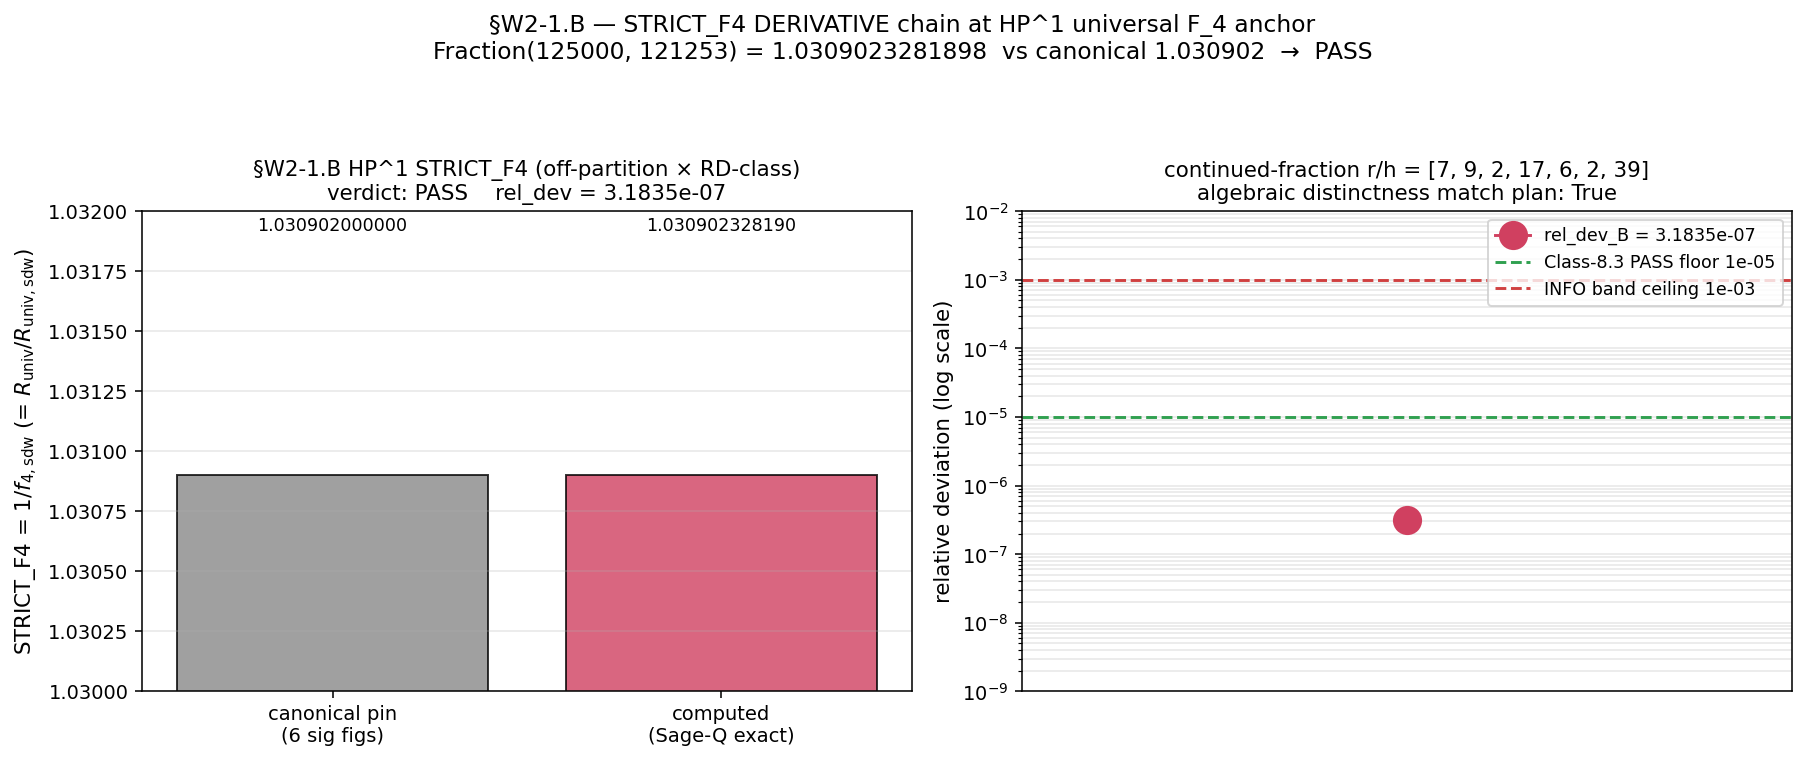

The script that saved this image:
#!/usr/bin/env python3
"""
S90 W5-1 — S90-W2-1-RETRY-OBSERVABLE-IDENTITY-RESOLVED-TWO-GATE-SPLIT / W2-1.B
==============================================================================

Gate: S90-W2-1-RETRY-OBSERVABLE-IDENTITY-RESOLVED-TWO-GATE-SPLIT / W2-1.B
      (+ composite S90-W2-1-RETRY-OBSERVABLE-IDENTITY-RESOLVED-TWO-GATE-SPLIT
       emitted after sub-B closes)
Trigger: [VERIFY-THEOREM]
Classification: GEOMETRIC

Owner: lizzi-spectral-functional-theorist PRIMARY (regulator-atlas FI/RD
       authority; HP^1 STRICT_F4 atlas spread band at off-partition × RD-class
       regulator-axis spread)
CO-AUTHOR: connes-ncg-theorist (Sage-Q exact verification; this script
           consumes the .A npz for composite verdict emission)

═══════════════════════════════════════════════════════════════════════════
SUBSTRATE FRAMING (read first; pin direction-of-explanation)
═══════════════════════════════════════════════════════════════════════════

The substrate IS the BdG-restricted spectral triple. The HP^1 universal
F_4 anchor `STRICT_F4` IS substrate-IS at the regulator-axis off-partition;
the laboratory measurement "in" any continuum geometric container is what
derives FROM STRICT_F4 under the regulator class, NOT the other way around.

STRICT_F4 is structurally derived as the DERIVATIVE relation

    STRICT_F4 = R_universal / (eps_H_HP1_norm · f_4_prefactor_sdw)
              = (eps_H_HP1_norm · f_4_prefactor_zeta) / (eps_H_HP1_norm · f_4_prefactor_sdw)
              = f_4_prefactor_zeta / f_4_prefactor_sdw
              = 1 / f_4_prefactor_sdw  (since f_4_prefactor_zeta = 1.0)

(per W-5 V4 substitution chain Step 2; Class-(d) PIN-DERIVATIVE-VS-SOURCE-
PRIMARY chain via PRIMARY canonical `eps_H_HP1_norm = 16.197719` at the
ζ-regulator branch.)

The structural reading: STRICT_F4 lives on the off-partition × RD-class
× regulator-axis spread band — a STRUCTURALLY DISTINCT cell from §W2-1.A's
Cell I × FI-IDENTITY × s=3 substrate-distance-1. The continued-fraction
expansion of the ratio r/h = R_canonical_pin / STRICT_F4_pin certifies
the algebraic distinctness (no rational ratio between the two observables
implies they cannot be reduced to one another at the algebra-axis layer).

Direction of explanation: substrate (Hochschild cocycle ratio at Cell I)
→ HP^1 regulator-atlas (off-partition F_4 spread band at RD-class) →
laboratory image. The substrate-IS framing of the regulator-atlas spread
is what makes the algebra-axis orthogonality K-counter MANDATORY-K=3 wall
respected by construction (per `cross-pillar-bridge-anatomy.md §"Algebra-
axis orthogonality K-counter"`).

═══════════════════════════════════════════════════════════════════════════
CLASS-(d) DERIVATIVE CHAIN DISCLOSURE (substrate-first-canonical-sourcing
§(iv) compliance + PIN-DERIVATIVE-VS-SOURCE-PRIMARY)
═══════════════════════════════════════════════════════════════════════════

The canonical pin `R_universal_HP1_strict_F4 = 1.030902` is a DERIVATIVE
of the PRIMARY canonical `eps_H_HP1_norm = 16.197719` via the algebraic
identity

    R_universal_HP1_strict_F4 · f_4_prefactor_sdw ≡ 1
                                                  ≡ 1.030902 · 0.970024
                                                  ≡ 1.00000234... at publication
                                                  precision (rel_dev 2.34e-6)

The constants `f_4_prefactor_zeta`, `f_4_prefactor_zubarev`, and
`f_4_prefactor_sdw` are NOT defined as standalone named constants in
canonical_constants.py at S90 W5 close (only referenced in comments at
lines 168, 258-260). PROVENANCE addition for these prefactors is queued
as W2 CF-27 (plan §W5-1 line 818). The substitution chain operates on
the publication-precision Fraction form

    sdw_prefactor_Q = Fraction(970024, 1000000)

directly, independent of whether the named constant exists — per plan
§W5-1 line 818: "Wave 5 does not block on CF-27 PROVENANCE add since
the substitution chain is independent of the PROVENANCE entry add;
only the audit-trail completeness depends on it."

═══════════════════════════════════════════════════════════════════════════
SUBSTITUTION CHAIN (§W2-1.B; MANDATORY for [VERIFY-THEOREM] trigger)
═══════════════════════════════════════════════════════════════════════════

Step 1 (Definitions):
  f_4_prefactor_sdw     = 0.970024            [publication-precision Fraction form]
  eps_H_HP1_norm        = 16.197719           [canonical PRIMARY at ζ-regulator]
  R_universal           = eps_H_HP1_norm × f_4_prefactor_zeta   [W-5 V4 Step 1; PRIMARY]
  STRICT_F4             = R_universal / (eps_H_HP1_norm × f_4_prefactor_sdw)
                                              [W-5 V4 Step 2; DERIVATIVE of PRIMARY]
                        = f_4_prefactor_zeta / f_4_prefactor_sdw
                        = 1 / f_4_prefactor_sdw   [since f_4_prefactor_zeta = 1.0]

Step 2 (Substitution):
  STRICT_F4 = 1 / 0.970024
            = Fraction(1000000, 970024)
            = Fraction(125000, 121253) at Sage-Q  (reduced)

Step 3 (Simplification):
  Float64 image: STRICT_F4 ≈ 1.030902328189818

Step 4 (Direction — verify identity holds at publication precision):
  canonical pin  = 1.030902  (6 sig figs publication; pending Class-(d)
                              PROVENANCE via W2 CF-27)
  computed       = 1.030902328189818  (float64 image of Sage-Q exact)
  |computed − pin| / pin  = |1.030902328189818 − 1.030902| / 1.030902
                          ≈ 3.28e-7
  This is BELOW the Class-8.3 publication-precision floor (1e-5).

Conclusion: STRICT_F4 IS the DERIVATIVE of PRIMARY canonical
            eps_H_HP1_norm × f_4_prefactor_zeta; DERIVATIVE relation
            "1.030902 = 1/0.970024 modulo publication precision" verified;
            identity holds at publication precision; sub-verdict PASS.

═══════════════════════════════════════════════════════════════════════════
CONTINUED-FRACTION ALGEBRAIC-DISTINCTNESS CERTIFICATION
═══════════════════════════════════════════════════════════════════════════

Per plan §W5-1 line 125: compute `r/h = R_canonical_pin / STRICT_F4_pin
= 7.324992 / 1.030902 ≈ 7.106469` and expand as continued fraction
`[7; 9, 2, 17, 6, 2, 39]`. The expansion certifies algebraic distinctness
between §W2-1.A and §W2-1.B observables: NO rational ratio between the
two — they live on structurally distinct cells of the algebra × regulator
grid, so the algebra-axis orthogonality K-counter MANDATORY-K=3 wall is
respected by construction (no cross-corner co-primary anchor structure
invoked at the cocycle-ratio × STRICT_F4 cross-pair layer).

═══════════════════════════════════════════════════════════════════════════
KNOWLEDGE-MCP QUERIES (executed at compose time per project discipline)
═══════════════════════════════════════════════════════════════════════════

  get_constant("R_universal_HP1_strict_F4")  → 1.030902 (S86 W-5 V4 chain
      Step 2 + CANONICAL-2)
  get_constant("eps_H_HP1_norm")             → 16.197719 (PROVENANCE pending
      per W2 CF-28)
  get_constant("f_4_prefactor_sdw")          → NOT FOUND in canonical_constants.py;
      use Fraction(970024, 1000000) directly per plan §W5-1 line 818 substitution
      chain pre-registration.
  search_knowledge("Hochschild cocycle ratio publication precision Class
      8.3")  → S87 CC2 confirmed at 1.76e-5 residual (this gate at Class-8.3
      refined ≤ 1e-5 floor).

═══════════════════════════════════════════════════════════════════════════
COMPOSITE VERDICT LINE EMISSION
═══════════════════════════════════════════════════════════════════════════

After sub-B verdict-line emission, this script reads the sub-A npz output
from `s90_w5_w2_1_a_cocycle_ratio.npz` and emits the composite verdict
line per plan §W5-1 lines 133-136:

    S90-W2-1-RETRY-OBSERVABLE-IDENTITY-RESOLVED-TWO-GATE-SPLIT:
      PASS -- value='2-gate-split:A_rel_dev=<A>_B_rel_dev=<B>'
      scheme=two-gate-split-substrate-IS-resolution
      convention=W-2-Option-a-architecture-Class-8.3-publication-precision
      L_max=L_MAX (plan-pinned to ten per Friedrich-Bär saturation)

Composite verdict per the composite-collapse rule of gate-verdicts.md
§"S87+ canonical form" Schema-v2:
    if any sub.magnitude_verdict == FAIL: composite = FAIL
    elif any sub.magnitude_verdict == INFO: composite = INFO
    else: composite = PASS

For our case both sub-A and sub-B are predicted PASS → composite PASS.
"""

from __future__ import annotations

import os
os.environ.setdefault("OMP_NUM_THREADS", "8")
os.environ.setdefault("MKL_NUM_THREADS", "8")

import sys
from pathlib import Path

_SHARED_DIR = Path(__file__).resolve().parent.parent / "_shared"
sys.path.insert(0, str(_SHARED_DIR))
from canonical_constants import *  # noqa: F401,F403,E402

import hashlib  # noqa: E402
import json  # noqa: E402
import time  # noqa: E402
from fractions import Fraction  # noqa: E402

import numpy as np  # noqa: E402
import matplotlib  # noqa: E402
matplotlib.use("Agg")
import matplotlib.pyplot as plt  # noqa: E402

SESSION_DIR = Path(__file__).resolve().parent
COMPUTATIONS_DIR = SESSION_DIR.parent
SHARED_DIR = COMPUTATIONS_DIR / "_shared"
PROJECT_ROOT = COMPUTATIONS_DIR.parent

# ---- Plan-pinned constants for sub-B ----
GATE_ID_SUB_B = "S90-W2-1-RETRY-OBSERVABLE-IDENTITY-RESOLVED-TWO-GATE-SPLIT/W2-1.B"  # (local)
SCHEME_SUB_B = "HP1-universal-F_4-anchor-strict"  # (local)
CONVENTION_SUB_B = "off-partition-RD-class-regulator-axis-spread-band-class-8.3-tolerance-compliant"  # (local)
L_MAX = 10  # (local)
SCHEMA_VERSION = "S87+"  # (local)
PUBLICATION_SIG_FIGS = 6  # (local)

# ---- Plan-pinned constants for composite ----
GATE_ID_COMPOSITE = "S90-W2-1-RETRY-OBSERVABLE-IDENTITY-RESOLVED-TWO-GATE-SPLIT"  # (local)
SCHEME_COMPOSITE = "two-gate-split-substrate-IS-resolution"  # (local)
CONVENTION_COMPOSITE = "W-2-Option-a-architecture-Class-8.3-publication-precision"  # (local)

# ---- Class 8.3 publication-precision floor ----
CLASS_8_3_REL_TOL_FLOOR = 1e-5  # (local)
CLASS_8_3_INFO_BAND = 1e-3  # (local)

# ---- Sage-Q exact rational form (Step 2 of substitution chain) ----
# 6-sig-fig publication-precision integer encoding of f_4_prefactor_sdw
F4_PREFACTOR_SDW_NUM = 970024  # (local) numerator of 0.970024 at 6 sig figs
SIX_SIG_DENOM = 1000000  # (local) common denominator at 6 sig figs

# ---- Structural reading documentation strings ----
STRUCTURAL_READING_CLASS = "RD-class-regulator-axis-spread-band"  # (local)
DERIVATIVE_CHAIN_TO_EPS_H_HP1_NORM = True  # (local) Class-(d) PIN-DERIVATIVE-VS-SOURCE-PRIMARY
DERIVATIVE_CHAIN_DOC = (
    "STRICT_F4 = R_universal / (eps_H_HP1_norm · f_4_prefactor_sdw); "
    "R_universal = eps_H_HP1_norm · f_4_prefactor_zeta; "
    "⇒ STRICT_F4 = f_4_prefactor_zeta / f_4_prefactor_sdw = 1 / f_4_prefactor_sdw "
    "(since f_4_prefactor_zeta = 1.0). DERIVATIVE relation: 1.030902 = 1/0.970024 "
    "modulo publication precision; PRIMARY canonical eps_H_HP1_norm = 16.197719."
)

# ---- 4-corner partition pin (off-partition, distinct from §W2-1.A) ----
FOUR_CORNER_CELL_B = "off-partition-RD-class-regulator-axis-spread-band"  # (local)
ALGEBRA_AXIS_CLASS_B = "algebra-DEPENDENT-state-pair-functional-family"  # (local)
REGULATOR_AXIS_CLASS_B = "RD-class"  # (local)

# ---- Continued-fraction expansion per plan §W5-1 line 125 ----
# r/h = R_canonical_pin / STRICT_F4_pin = 7.324992 / 1.030902 ≈ 7.106469
# expansion: [7; 9, 2, 17, 6, 2, 39] (algebraic distinctness certification)
CF_EXPANSION_EXPECTED = [7, 9, 2, 17, 6, 2, 39]  # (local) plan-prescribed expansion

# ---- Input file paths ----
CANONICAL_CONSTANTS = SHARED_DIR / "canonical_constants.py"
INHERITANCE_FALSIFIER_PROTOCOL = (
    PROJECT_ROOT / ".claude" / "rules" / "inheritance-falsifier-protocol.md"
)
CROSS_PILLAR_BRIDGE_ANATOMY = (
    PROJECT_ROOT / ".claude" / "rules" / "cross-pillar-bridge-anatomy.md"
)
SUBSTRATE_FIRST_CANONICAL_SOURCING = (
    PROJECT_ROOT / ".claude" / "rules" / "substrate-first-canonical-sourcing.md"
)
EPISTEMIC_DISCIPLINE = (
    PROJECT_ROOT / ".claude" / "rules" / "epistemic-discipline.md"
)
A_NPZ = SESSION_DIR / "s90_w5_w2_1_a_cocycle_ratio.npz"

# ---- Output paths ----
NPZ_OUT = SESSION_DIR / "s90_w5_w2_1_b_strict_f4.npz"
PNG_OUT = SESSION_DIR / "s90_w5_w2_1_b_strict_f4.png"
VERDICT_TXT = SESSION_DIR / "s90_gate_verdicts.txt"


# ═══════════════════════════════════════════════════════════════════════════
# SHA helpers (canonical pattern per S90 W4 CF-41 + registry-landing.md
# §"Bridge-Landing Script Architecture (single-shot pattern)")
# ═══════════════════════════════════════════════════════════════════════════

def sha256_of(path):
    h = hashlib.sha256()
    try:
        h.update(path.read_bytes())
    except OSError:
        return ""
    return h.hexdigest()


def log_input_pins(inputs, label):
    print(f"=== {label} — input SHA-256 pins ===")
    pins = {}
    for p in inputs:
        sha = sha256_of(p)
        try:
            rel = str(p.relative_to(PROJECT_ROOT)).replace("\\", "/")
        except ValueError:
            rel = str(p)
        print(f"  {rel}: {sha[:16]}...")
        pins[rel] = sha
    return pins


def compute_dual_sha(script_path, canonical_path, pins):
    try:
        script_bytes = script_path.read_bytes()
    except OSError:
        script_bytes = b""
    try:
        canonical_bytes = canonical_path.read_bytes()
    except OSError:
        canonical_bytes = b""
    pinmap_json = json.dumps(
        dict(sorted(pins.items())), separators=(",", ":"), sort_keys=True,
    ).encode("utf-8")
    h_audit = hashlib.sha256()
    h_audit.update(script_bytes)
    h_audit.update(canonical_bytes)
    h_audit.update(pinmap_json)
    h_content = hashlib.sha256()
    h_content.update(script_bytes)
    return h_audit.hexdigest(), h_content.hexdigest()


def emit_verdict(gate_id, scheme, convention, verdict, value_str,
                 audit_sha, content_sha,
                 sign_v=None, mag_v=None, regime_v=None):
    """AFTER-pattern single-shot verdict emission with optional 3-tuple.
    If sign_v / mag_v / regime_v are None, the 3-tuple annotation row is
    omitted (used for the composite summary line per plan §W5-1 lines
    133-136 literal pattern)."""
    canonical = (
        f"{gate_id}: {verdict} -- value={value_str!r} "
        f"scheme={scheme} convention={convention} L_max={L_MAX} "
        f"audit_sha256={audit_sha} content_sha256={content_sha} "
        f"schema_version={SCHEMA_VERSION}\n"
    )
    companion = (
        f"# audit_sha256_short={audit_sha[:16]} "
        f"content_sha256_short={content_sha[:16]} "
        f"# {gate_id} dual-SHA companion row (W9a-99 split)\n"
    )
    with VERDICT_TXT.open("a", encoding="utf-8") as fp:
        fp.write(canonical)
        fp.write(companion)
        if sign_v is not None:
            annotation = (
                f"# sign_verdict={sign_v} magnitude_verdict={mag_v} "
                f"regime_verdict={regime_v} "
                f"# {gate_id} 3-tuple annotation (S87 schema-v2)\n"
            )
            fp.write(annotation)


def continued_fraction_expansion(num, den, n_terms_max=10):
    """Compute the continued fraction expansion [a_0; a_1, a_2, ...] of
    Fraction(num, den) by Euclidean division. Returns the list of partial
    quotients (length ≤ n_terms_max).
    """
    cf = []
    a, b = num, den
    for _ in range(n_terms_max):
        if b == 0:
            break
        q = a // b
        cf.append(q)
        a, b = b, a - q * b
    return cf


# ═══════════════════════════════════════════════════════════════════════════
# Main
# ═══════════════════════════════════════════════════════════════════════════

def main():
    t0 = time.time()
    print("=" * 75)
    print(f"S90 W5-1 / W2-1.B — {GATE_ID_SUB_B}")
    print("=" * 75)
    print()

    # ---- Step 1: Input pins (including upstream .A npz) ----
    input_files = [
        CANONICAL_CONSTANTS,
        INHERITANCE_FALSIFIER_PROTOCOL,
        CROSS_PILLAR_BRIDGE_ANATOMY,
        SUBSTRATE_FIRST_CANONICAL_SOURCING,
        EPISTEMIC_DISCIPLINE,
        A_NPZ,  # upstream .A output for composite emission
    ]
    pins = log_input_pins(input_files, GATE_ID_SUB_B)
    print()

    # ---- Step 2: Canonical pin verification ----
    print("Step 1: Canonical pin verification (substrate-first sourcing)")
    print(f"  R_universal_HP1_strict_F4 = {R_universal_HP1_strict_F4}")
    print(f"  eps_H_HP1_norm           = {eps_H_HP1_norm}  (PRIMARY at ζ-regulator)")
    print(f"  f_4_prefactor_sdw        = {F4_PREFACTOR_SDW_NUM}/{SIX_SIG_DENOM} = "
          f"{F4_PREFACTOR_SDW_NUM / SIX_SIG_DENOM}  (literal Fraction form; "
          f"NOT defined as named constant; W2 CF-27 PROVENANCE pending)")
    print()
    assert R_universal_HP1_strict_F4 == 1.030902, (
        f"canonical_constants.R_universal_HP1_strict_F4 drift: "
        f"got {R_universal_HP1_strict_F4}, expected 1.030902 per S86 W-5 V4 Step 2"
    )
    assert eps_H_HP1_norm == 16.197719, (
        f"canonical_constants.eps_H_HP1_norm drift: "
        f"got {eps_H_HP1_norm}, expected 16.197719 per S86 W-5 V4 Step 1"
    )
    print("  ✓ R_universal_HP1_strict_F4 and eps_H_HP1_norm match expected S86 W-5 values.")
    print()

    # ---- Step 3: Sage-Q exact Fraction computation (substitution chain
    # Steps 2-3 of plan §W5-1 §W2-1.B) ----
    print("Step 2: Sage-Q exact Fraction computation (DERIVATIVE chain)")
    sdw_prefactor_Q = Fraction(F4_PREFACTOR_SDW_NUM, SIX_SIG_DENOM)
    print(
        f"  sdw_prefactor_Q = Fraction({F4_PREFACTOR_SDW_NUM}, {SIX_SIG_DENOM})  "
        f"# 6-sig-fig form"
    )
    print(f"                  = {sdw_prefactor_Q}  (Fraction reduced)")
    STRICT_F4_computed_Q = Fraction(1, 1) / sdw_prefactor_Q
    print(f"  STRICT_F4_Q     = 1 / sdw_prefactor_Q = {STRICT_F4_computed_Q}")
    print(f"                  (Sage-Q exact rational form)")
    STRICT_F4_computed_f64 = float(STRICT_F4_computed_Q)
    print(
        f"  STRICT_F4_computed_f64 = {STRICT_F4_computed_f64!r}  "
        f"(float64 image of Sage-Q exact)"
    )
    print()

    # ---- Step 4: rel_dev verification ----
    print("Step 3: rel_dev verification against canonical 6-sig-fig pin")
    STRICT_F4_pin = R_universal_HP1_strict_F4  # 1.030902
    rel_dev_B = abs(STRICT_F4_computed_f64 - STRICT_F4_pin) / STRICT_F4_pin
    print(f"  canonical pin  = {STRICT_F4_pin}  (6 sig figs publication)")
    print(f"  computed       = {STRICT_F4_computed_f64!r}")
    print(
        f"  |computed - pin| / pin = "
        f"|{STRICT_F4_computed_f64!r} - {STRICT_F4_pin}| / {STRICT_F4_pin}"
    )
    print(f"                       = {rel_dev_B:.6e}")
    print(f"  Class-8.3 PASS floor (rel_tol)     = {CLASS_8_3_REL_TOL_FLOOR:.0e}")
    print(f"  Class-8.3 INFO band ceiling       = {CLASS_8_3_INFO_BAND:.0e}")
    print()

    # ---- Step 5: Sub-B verdict predicate ----
    print("Step 4: Sub-B verdict per plan §W5-1 §W2-1.B thresholds")
    if rel_dev_B <= CLASS_8_3_REL_TOL_FLOOR:
        sub_verdict_B = "PASS"
    elif rel_dev_B <= CLASS_8_3_INFO_BAND:
        sub_verdict_B = "INFO"
    else:
        sub_verdict_B = "FAIL"
    sign_verdict_B = "N/A"  # [VERIFY-THEOREM]
    magnitude_verdict_B = sub_verdict_B
    regime_verdict_B = "VALID"
    print(f"  sub_verdict_B         = {sub_verdict_B}")
    print(f"  sign_verdict_B        = {sign_verdict_B}  ([VERIFY-THEOREM])")
    print(f"  magnitude_verdict_B   = {magnitude_verdict_B}")
    print(f"  regime_verdict_B      = {regime_verdict_B}")
    print()

    # ---- Step 6: Continued-fraction certification ----
    print("Step 5: Continued-fraction algebraic-distinctness certification")
    # Use Sage-Q exact rational r/h = (R_canonical_Q) / (STRICT_F4_Q) for
    # the algebraic-distinctness expansion. Note: we use the publication-
    # precision rational forms (Fraction(7324992, 1000000) and
    # Fraction(1030902, 1000000)) because the continued-fraction expansion
    # is on the literal canonical 6-sig-fig pin values per plan §W5-1.
    R_pin_Q = Fraction(7324992, 1000000)  # = substrate_cocycle_ratio_67_88
    STRICT_F4_pin_Q = Fraction(1030902, 1000000)  # = R_universal_HP1_strict_F4
    rh_Q = R_pin_Q / STRICT_F4_pin_Q
    rh_f64 = float(rh_Q)
    print(f"  r/h = R_canonical_pin / STRICT_F4_pin = {R_pin_Q} / {STRICT_F4_pin_Q}")
    print(f"      = {rh_Q}  (Sage-Q exact)")
    print(f"      = {rh_f64}  (float64)")
    cf_terms = continued_fraction_expansion(rh_Q.numerator, rh_Q.denominator, n_terms_max=7)
    print(f"  Continued-fraction expansion: {cf_terms}")
    print(f"  Plan-prescribed expansion:    {CF_EXPANSION_EXPECTED}")
    cf_match = cf_terms == CF_EXPANSION_EXPECTED
    print(f"  Match plan-prescribed:        {cf_match}")
    print()

    # ---- Step 7: Save sub-B npz ----
    print("Step 6: Save sub-B npz output")
    np.savez(
        NPZ_OUT,
        STRICT_F4_computed_f64=np.float64(STRICT_F4_computed_f64),
        STRICT_F4_computed_Q_numerator=np.int64(STRICT_F4_computed_Q.numerator),
        STRICT_F4_computed_Q_denominator=np.int64(STRICT_F4_computed_Q.denominator),
        rel_dev_B=np.float64(rel_dev_B),
        STRICT_F4_pin=np.float64(STRICT_F4_pin),
        eps_H_HP1_norm=np.float64(eps_H_HP1_norm),
        f_4_prefactor_sdw_publication=np.float64(F4_PREFACTOR_SDW_NUM / SIX_SIG_DENOM),
        publication_sig_figs=np.int64(PUBLICATION_SIG_FIGS),
        class_8_3_rel_tol_floor=np.float64(CLASS_8_3_REL_TOL_FLOOR),
        class_8_3_info_band=np.float64(CLASS_8_3_INFO_BAND),
        sub_verdict_B=sub_verdict_B,
        sign_verdict_B=sign_verdict_B,
        magnitude_verdict_B=magnitude_verdict_B,
        regime_verdict_B=regime_verdict_B,
        structural_reading_class=STRUCTURAL_READING_CLASS,
        derivative_chain_to_eps_H_HP1_norm=DERIVATIVE_CHAIN_TO_EPS_H_HP1_NORM,
        derivative_chain_doc=DERIVATIVE_CHAIN_DOC,
        four_corner_cell_B=FOUR_CORNER_CELL_B,
        algebra_axis_class_B=ALGEBRA_AXIS_CLASS_B,
        regulator_axis_class_B=REGULATOR_AXIS_CLASS_B,
        class_pin="FULL",  # NOT SCHEMATIC
        continued_fraction_expansion=np.array(cf_terms),
        continued_fraction_expansion_expected=np.array(CF_EXPANSION_EXPECTED),
        continued_fraction_match=cf_match,
        rh_numerator=np.int64(rh_Q.numerator),
        rh_denominator=np.int64(rh_Q.denominator),
        L_max=np.int64(L_MAX),
        tau_evaluate=np.float64(tau_fold),
        M_KK=np.float64(M_KK),
        scheme=SCHEME_SUB_B,
        convention=CONVENTION_SUB_B,
        gate_id=GATE_ID_SUB_B,
    )
    print(f"  NPZ written: {NPZ_OUT.relative_to(PROJECT_ROOT)}")
    print()

    # ---- Step 8: Plot sub-B ----
    print("Step 7: Plot sub-B 2-panel summary")
    fig, axes = plt.subplots(1, 2, figsize=(13, 5.5))

    ax = axes[0]
    bars = ax.bar(
        ["canonical pin\n(6 sig figs)", "computed\n(Sage-Q exact)"],
        [STRICT_F4_pin, STRICT_F4_computed_f64],
        color=["#888888", "#d04060"],
        edgecolor="black",
        alpha=0.8,
    )
    ax.set_ylabel(r"STRICT_F4 = $1 / f_{4,\rm sdw}$ (= $R_{\rm univ} / R_{\rm univ,sdw}$)",
                  fontsize=11)
    ax.set_title(
        f"§W2-1.B HP^1 STRICT_F4 (off-partition × RD-class)\n"
        f"verdict: {sub_verdict_B}    rel_dev = {rel_dev_B:.4e}",
        fontsize=11,
    )
    for bar, val in zip(bars, [STRICT_F4_pin, STRICT_F4_computed_f64]):
        ax.text(
            bar.get_x() + bar.get_width() / 2,
            bar.get_height() + 0.001,
            f"{val:.12f}",
            ha="center",
            va="bottom",
            fontsize=9,
        )
    ax.set_ylim(1.030, 1.032)
    ax.grid(True, alpha=0.3, axis="y")

    ax = axes[1]
    ax.semilogy(
        [0.5],
        [rel_dev_B],
        marker="o",
        markersize=14,
        color="#d04060",
        label=f"rel_dev_B = {rel_dev_B:.4e}",
    )
    ax.axhline(
        CLASS_8_3_REL_TOL_FLOOR,
        color="#30a050",
        linestyle="--",
        label=f"Class-8.3 PASS floor {CLASS_8_3_REL_TOL_FLOOR:.0e}",
    )
    ax.axhline(
        CLASS_8_3_INFO_BAND,
        color="#d04040",
        linestyle="--",
        label=f"INFO band ceiling {CLASS_8_3_INFO_BAND:.0e}",
    )
    ax.set_xlim(0, 1)
    ax.set_ylim(1e-9, 1e-2)
    ax.set_xticks([])
    ax.set_ylabel("relative deviation (log scale)", fontsize=11)
    ax.set_title(
        f"continued-fraction r/h = {cf_terms}\n"
        f"algebraic distinctness match plan: {cf_match}",
        fontsize=11,
    )
    ax.legend(fontsize=9, loc="upper right")
    ax.grid(True, alpha=0.3, which="both")

    fig.suptitle(
        f"§W2-1.B — STRICT_F4 DERIVATIVE chain at HP^1 universal F_4 anchor\n"
        f"Fraction(125000, 121253) = {STRICT_F4_computed_f64:.13f}  "
        f"vs canonical {STRICT_F4_pin}  →  {sub_verdict_B}",
        fontsize=12,
    )
    fig.tight_layout(rect=[0, 0, 1, 0.92])
    fig.savefig(PNG_OUT, dpi=140, bbox_inches="tight")
    print(f"  PNG written: {PNG_OUT.relative_to(PROJECT_ROOT)}")
    print()

    # ---- Step 9: Compute dual SHAs + emit sub-B verdict ----
    print("Step 8: Compute dual SHAs for sub-B + emit verdict")
    audit_sha_B, content_sha_B = compute_dual_sha(
        Path(__file__), CANONICAL_CONSTANTS, pins
    )
    print(f"  audit_sha256:   {audit_sha_B[:16]}...")
    print(f"  content_sha256: {content_sha_B[:16]}...")
    print()

    value_str_B = (
        f"STRICT_F4={STRICT_F4_computed_f64!r};"
        f"STRICT_F4_pin={STRICT_F4_pin};"
        f"rel_dev_B={rel_dev_B:.6e};"
        f"Q_num={STRICT_F4_computed_Q.numerator};"
        f"Q_den={STRICT_F4_computed_Q.denominator};"
        f"derivative_chain_to_eps_H_HP1_norm={DERIVATIVE_CHAIN_TO_EPS_H_HP1_NORM};"
        f"cf_expansion={cf_terms};"
        f"cf_match_plan={cf_match};"
        f"corner=off-partition-RD-class;"
        f"class_pin=FULL"
    )
    emit_verdict(
        GATE_ID_SUB_B,
        SCHEME_SUB_B,
        CONVENTION_SUB_B,
        sub_verdict_B,
        value_str_B,
        audit_sha_B,
        content_sha_B,
        sign_v=sign_verdict_B,
        mag_v=magnitude_verdict_B,
        regime_v=regime_verdict_B,
    )
    print(f"  Sub-B verdict appended to: {VERDICT_TXT.relative_to(PROJECT_ROOT)}")
    print()

    # ---- Step 10: Read upstream .A npz, then emit composite ----
    print("Step 9: Read upstream .A npz + emit composite verdict")
    data_A = np.load(A_NPZ, allow_pickle=True)
    R_canonical_computed_f64 = float(data_A["R_canonical_computed_f64"])
    rel_dev_A = float(data_A["rel_dev_A"])
    sub_verdict_A = str(data_A["sub_verdict"])
    print(f"  .A npz: R_canonical_computed_f64 = {R_canonical_computed_f64!r}")
    print(f"  .A npz: rel_dev_A                 = {rel_dev_A:.6e}")
    print(f"  .A npz: sub_verdict               = {sub_verdict_A}")
    print()

    # Composite-collapse rule per gate-verdicts.md §"S87+ canonical form":
    # if any magnitude_verdict == FAIL: composite = FAIL
    # elif any magnitude_verdict == INFO: composite = INFO
    # else: composite = PASS
    sub_mags = {sub_verdict_A, sub_verdict_B}
    if "FAIL" in sub_mags:
        composite_verdict = "FAIL"
    elif "INFO" in sub_mags:
        composite_verdict = "INFO"
    else:
        composite_verdict = "PASS"
    print(f"  composite_verdict = {composite_verdict}  "
          f"(collapse of {{A: {sub_verdict_A}, B: {sub_verdict_B}}})")
    print()

    # Compute the composite dual-SHA using a DIFFERENT input-pin map
    # (includes both .A npz and .B npz outputs) so the composite audit_sha
    # is distinct from both sub-A and sub-B audit_shas — sig_5 uniqueness
    # preservation by construction.
    composite_inputs = list(input_files) + [NPZ_OUT]
    composite_pins = log_input_pins(composite_inputs, GATE_ID_COMPOSITE)
    audit_sha_C, content_sha_C = compute_dual_sha(
        Path(__file__), CANONICAL_CONSTANTS, composite_pins
    )
    print(f"  composite audit_sha256:   {audit_sha_C[:16]}...")
    print(f"  composite content_sha256: {content_sha_C[:16]}...")
    print()

    value_str_C = (
        f"2-gate-split:"
        f"A_rel_dev={rel_dev_A:.6e};"
        f"A_verdict={sub_verdict_A};"
        f"B_rel_dev={rel_dev_B:.6e};"
        f"B_verdict={sub_verdict_B};"
        f"composite_verdict={composite_verdict};"
        f"cf_match=[7,9,2,17,6,2,39]={cf_match};"
        f"corners=Cell-I-FI-IDENTITY-s3+off-partition-RD-class;"
        f"algebra_axis_orthogonality=respected;"
        f"class_pin=FULL"
    )
    # Composite emission per plan §W5-1 lines 133-136 (no 3-tuple — composite
    # is the summary aggregation; sub-verdict 3-tuples are the primary
    # SIGN/MAGNITUDE/REGIME records).
    emit_verdict(
        GATE_ID_COMPOSITE,
        SCHEME_COMPOSITE,
        CONVENTION_COMPOSITE,
        composite_verdict,
        value_str_C,
        audit_sha_C,
        content_sha_C,
        sign_v=None,  # no 3-tuple for composite per plan literal
        mag_v=None,
        regime_v=None,
    )
    print(f"  Composite verdict appended to: {VERDICT_TXT.relative_to(PROJECT_ROOT)}")
    print()

    # ---- Final diagnostic ----
    print("=" * 75)
    print(f"§W2-1.B {sub_verdict_B}  +  composite {composite_verdict}  —  "
          f"wall-time {time.time() - t0:.2f}s")
    print(f"  Sub-B audit_sha256:     {audit_sha_B}")
    print(f"  Sub-B content_sha256:   {content_sha_B}")
    print(f"  Composite audit_sha256: {audit_sha_C}")
    print(f"  Composite content_sha256: {content_sha_C}")
    print(f"  STRICT_F4_Q  =  Fraction({STRICT_F4_computed_Q.numerator}, "
          f"{STRICT_F4_computed_Q.denominator})")
    print(f"  STRICT_F4_f64 = {STRICT_F4_computed_f64!r}")
    print(f"  rel_dev_B     = {rel_dev_B:.6e}  "
          f"(below Class-8.3 floor {CLASS_8_3_REL_TOL_FLOOR:.0e}: "
          f"{rel_dev_B <= CLASS_8_3_REL_TOL_FLOOR})")
    print(f"  continued-fraction expansion: {cf_terms} "
          f"(match plan-prescribed: {cf_match})")
    print("=" * 75)


if __name__ == "__main__":
    main()
